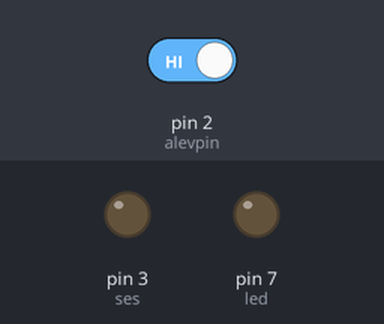
Recording of a sketch running on a simulated Arduino Uno, built with avr-gcc and run on an emulated ATmega328P. Shown: output pins drawn as LEDs (lit = HIGH). Dashed ring = blinking. The inputs (shaded band) are chosen by the test bench; at power-on: pin 2 (alevpin) HIGH. What the sketch prints to the serial monitor is not drawn.

Above: at 1.2 s.
1.3 s: pin 2 (alevpin) driven LOW
At 1.51 s:
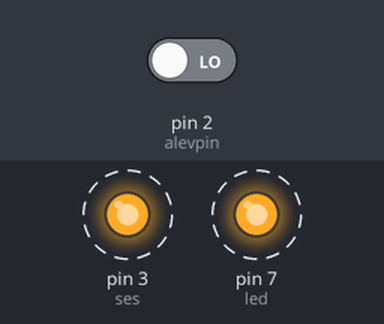
4.3 s: pin 2 (alevpin) driven HIGH
At 4.3 s:
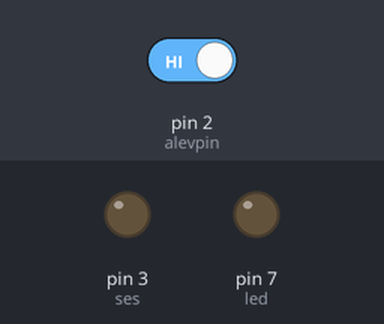
Timing chart, 0 to 7.3 s (numbered marks = the images above; inputs shaded):
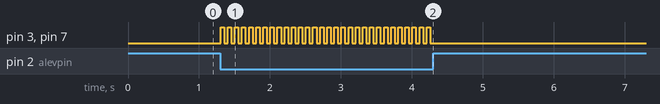

The sketch:

alev.ino
```cpp
byte alevpin=2;
byte led=7;
byte ses=3;
void setup() {
  // put your setup code here, to run once:
  Serial.begin(9600);
  pinMode(led,OUTPUT);
  pinMode(ses,OUTPUT);
  pinMode(alevpin,INPUT);
}
void loop() {
  // put your main code here, to run repeatedly:

  //Olay Tabanlı Programlı
  int alev=digitalRead(alevpin);
  Serial.println(alev);

  if(alev==0){
    digitalWrite(led,HIGH);
    digitalWrite(ses,HIGH);
    delay(50);
    digitalWrite(led,LOW);
    digitalWrite(ses,LOW);
    delay(50);
  }else{
    digitalWrite(led,LOW);

  }
  }
```

Measured:
- after the input at 1.3 s, pin 3 (ses), pin 7 (led): alternates HIGH for 0.05 s and LOW for 0.05 s, starting at once
- after the input at 4.3 s, pin 3 (ses), pin 7 (led): stops changing and stays LOW
